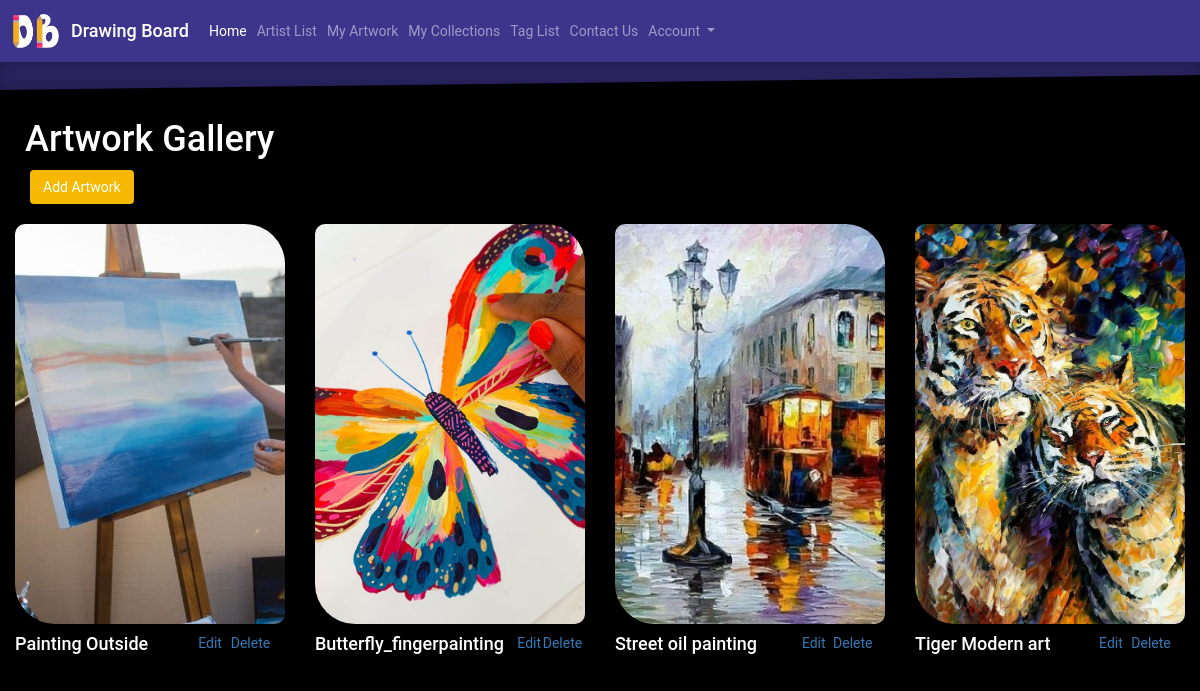
Page /artwork_list (signed in) on the committed database.
### gallery/models.py (models this page shows, shortened)
class Artwork(models.Model):
    artwork_title = models.CharField(max_length=200)
    artwork_description = models.TextField(max_length=280, null=True, blank=True)
    artwork_artist = models.ForeignKey('Artist', on_delete=models.CASCADE)
    artwork_tag = models.ManyToManyField(Tag, blank=True)
    artwork_picture = models.ImageField(upload_to='images/', null=True, blank=True) # comment out null and blank later
    artwork_created = models.DateTimeField(auto_now_add=True)

### gallery/views.py (the view)
# urls.py: path('artwork_list', views.artwork_list, name='artwork_list'),
def artwork_list(request):
    artwork = Artwork.objects.all()
    return render(request, 'gallery/artwork_list.html',
                  {'artworks': artwork})

### gallery/models.py (called while the page is built)
    def __str__(self):
        return f'{self.user}'

### gallery/templates/gallery/artwork_list.html (shortened to what this page needs)
<!DOCTYPE html>
<html lang="en">
{% extends 'gallery/base.html' %}
{% load static %}
{% block content %}
    <html>
    <head>
        <link rel="stylesheet"
              href="https://cdn.jsdelivr.net/npm/@fancyapps/fancybox@3.5.7/dist/jquery.fancybox.min.css">
    </head>
    <body style="min-width: 411px">
    <div style="top: 70px; position: relative; z-index: 0">
        <h1 style="color: white; left: 25px; position: relative">Artwork Gallery</h1>
        <a href="{% url 'gallery:artwork_new' %}" class="btn btn-dark"
           style="background-color: #f7b801; margin-left: 30px; position:relative;">Add Artwork</a>
        <br><br>
        <div class="container page-top col-lg-12 col-md-12">
            <div class="row">
                {% for artwork in artworks %}
                    {% if request.user.is_superuser or user.get_username == artwork.artwork_artist|stringformat:"s" %}
                        <div class="col-lg-3 col-md-3 col-xs-6 thumb">
                            <figure>
                                <a data-fancybox="images"
                                   href="media/{{ artwork.artwork_picture }}"
                                   data-caption="{{ artwork.artwork_title }}">
                                    <img class="img-fluid pic-size zoom" style= "border-radius: 10px 40px;" src="media/{{ artwork.artwork_picture }}"/>
                                </a>
                            </figure>
                            <table style="width: 100%">
                                <tr>
                                    <td><h4 style="color: white">{{ artwork.artwork_title }}</h4></td>
                                    {% if request.user.is_superuser or user.get_username == artwork.artwork_artist|stringformat:"s" %}
                                        <td><a href="{% url 'gallery:artwork_edit' pk=artwork.pk %}">Edit</a></td>
                                        <td><a href="{% url 'gallery:artwork_delete' pk=artwork.pk %}"
                                               onclick="return confirm('Are you sure you want to delete?')">Delete</a>
                                        </td>
                                    {% endif %}
                                </tr>
                            </table>
                        </div>
                    {% endif %}
                {% endfor %}
            </div>
        </div>
    </div>
    </body>
    </html>
{% endblock %}

### gallery/templates/gallery/base.html (style rules this page uses)
body, html { font-family: 'Roboto', sans-serif; height: 100%; background-color: black; }

### gallery/templates/gallery/artwork_list.html (style rules this page uses)
img.zoom { border-radius: 5px; object-fit: cover; -webkit-transition: all .3s ease-in-out; -moz-transition: all .3s ease-in-out; -o-transition: all .3s ease-in-out; -ms-transition: all .3s ease-in-out; }
.pic-size { width: 400px; height: 400px; object-fit: cover; }

### rows in the picture
Artwork: artwork_picture (picture), artwork_title "Painting Outside", shows "Edit"
Artwork: artwork_picture (picture), artwork_title "Butterfly_fingerpainting", shows "Edit"
Artwork: artwork_picture (picture), artwork_title "Street oil painting", shows "Edit"
Artwork: artwork_picture (picture), artwork_title "Tiger Modern art", shows "Edit"
